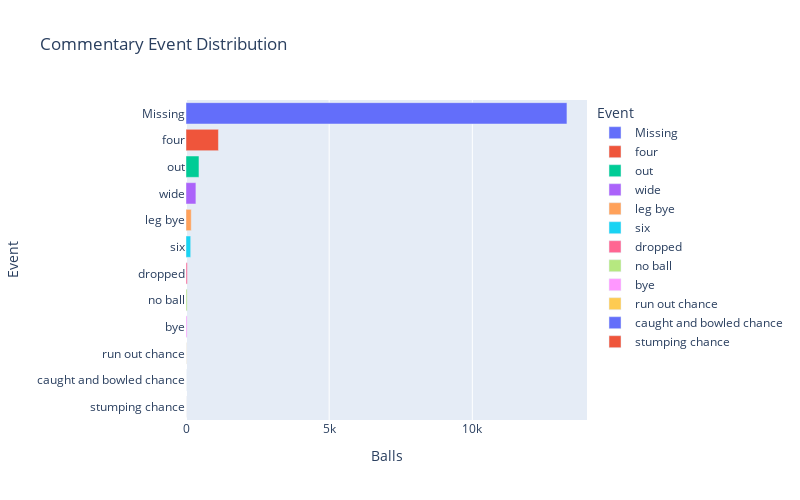

The cell this chart's notebook holds for it:
### Markdown cell above
### Commentary Event Distribution

### Code cell
df_commentary_event_types=df_commentary.event_type.value_counts(dropna=False).to_frame().reset_index()
df_commentary_event_types.columns=['event','ball_counts']
df_commentary_event_types['percent']=round(df_commentary_event_types['ball_counts']*100/sum(df_commentary_event_types['ball_counts']),2)
df_commentary_event_types.fillna('Missing',inplace=True)
fig = px.bar(df_commentary_event_types,title='Commentary Event Distribution', x='ball_counts',y='event',
             labels={'ball_counts':'Balls', 'event':'Event'},
             hover_data=['ball_counts', 'percent'],color='event',orientation='h',width=800,height=500)
fig.show()

### Figure 1 — Plotly figure (JSON) as saved in the notebook; plotly's stock layout.template omitted (floating-point values rounded to 4 significant figures)
{"data": [{"alignmentgroup": "True", "customdata": [[13305, 84.65]], "hovertemplate": "Event=%{y}<br>Balls=%{customdata[0]}<br>percent=%{customdata[1]}<extra></extra>", "legendgroup": "Missing", "marker": {"color": "#636efa"}, "name": "Missing", "offsetgroup": "Missing", "orientation": "h", "showlegend": true, "textposition": "auto", "type": "bar", "x": [13305], "xaxis": "x", "y": ["Missing"], "yaxis": "y"}, {"alignmentgroup": "True", "customdata": [[1133, 7.21]], "hovertemplate": "Event=%{y}<br>Balls=%{customdata[0]}<br>percent=%{customdata[1]}<extra></extra>", "legendgroup": "four", "marker": {"color": "#EF553B"}, "name": "four", "offsetgroup": "four", "orientation": "h", "showlegend": true, "textposition": "auto", "type": "bar", "x": [1133], "xaxis": "x", "y": ["four"], "yaxis": "y"}, {"alignmentgroup": "True", "customdata": [[453, 2.88]], "hovertemplate": "Event=%{y}<br>Balls=%{customdata[0]}<br>percent=%{customdata[1]}<extra></extra>", "legendgroup": "out", "marker": {"color": "#00cc96"}, "name": "out", "offsetgroup": "out", "orientation": "h", "showlegend": true, "textposition": "auto", "type": "bar", "x": [453], "xaxis": "x", "y": ["out"], "yaxis": "y"}, {"alignmentgroup": "True", "customdata": [[346, 2.2]], "hovertemplate": "Event=%{y}<br>Balls=%{customdata[0]}<br>percent=%{customdata[1]}<extra></extra>", "legendgroup": "wide", "marker": {"color": "#ab63fa"}, "name": "wide", "offsetgroup": "wide", "orientation": "h", "showlegend": true, "textposition": "auto", "type": "bar", "x": [346], "xaxis": "x", "y": ["wide"], "yaxis": "y"}, {"alignmentgroup": "True", "customdata": [[183, 1.16]], "hovertemplate": "Event=%{y}<br>Balls=%{customdata[0]}<br>percent=%{customdata[1]}<extra></extra>", "legendgroup": "leg bye", "marker": {"color": "#FFA15A"}, "name": "leg bye", "offsetgroup": "leg bye", "orientation": "h", "showlegend": true, "textposition": "auto", "type": "bar", "x": [183], "xaxis": "x", "y": ["leg bye"], "yaxis": "y"}, {"alignmentgroup": "True", "customdata": [[164, 1.04]], "hovertemplate": "Event=%{y}<br>Balls=%{customdata[0]}<br>percent=%{customdata[1]}<extra></extra>", "legendgroup": "six", "marker": {"color": "#19d3f3"}, "name": "six", "offsetgroup": "six", "orientation": "h", "showlegend": true, "textposition": "auto", "type": "bar", "x": [164], "xaxis": "x", "y": ["six"], "yaxis": "y"}, {"alignmentgroup": "True", "customdata": [[47, 0.3]], "hovertemplate": "Event=%{y}<br>Balls=%{customdata[0]}<br>percent=%{customdata[1]}<extra></extra>", "legendgroup": "dropped", "marker": {"color": "#FF6692"}, "name": "dropped", "offsetgroup": "dropped", "orientation": "h", "showlegend": true, "textposition": "auto", "type": "bar", "x": [47], "xaxis": "x", "y": ["dropped"], "yaxis": "y"}, {"alignmentgroup": "True", "customdata": [[41, 0.26]], "hovertemplate": "Event=%{y}<br>Balls=%{customdata[0]}<br>percent=%{customdata[1]}<extra></extra>", "legendgroup": "no ball", "marker": {"color": "#B6E880"}, "name": "no ball", "offsetgroup": "no ball", "orientation": "h", "showlegend": true, "textposition": "auto", "type": "bar", "x": [41], "xaxis": "x", "y": ["no ball"], "yaxis": "y"}, {"alignmentgroup": "True", "customdata": [[38, 0.24]], "hovertemplate": "Event=%{y}<br>Balls=%{customdata[0]}<br>percent=%{customdata[1]}<extra></extra>", "legendgroup": "bye", "marker": {"color": "#FF97FF"}, "name": "bye", "offsetgroup": "bye", "orientation": "h", "showlegend": true, "textposition": "auto", "type": "bar", "x": [38], "xaxis": "x", "y": ["bye"], "yaxis": "y"}, {"alignmentgroup": "True", "customdata": [[6, 0.04]], "hovertemplate": "Event=%{y}<br>Balls=%{customdata[0]}<br>percent=%{customdata[1]}<extra></extra>", "legendgroup": "run out chance", "marker": {"color": "#FECB52"}, "name": "run out chance", "offsetgroup": "run out chance", "orientation": "h", "showlegend": true, "textposition": "auto", "type": "bar", "x": [6], "xaxis": "x", "y": ["run out chance"], "yaxis": "y"}, {"alignmentgroup": "True", "customdata": [[1, 0.01]], "hovertemplate": "Event=%{y}<br>Balls=%{customdata[0]}<br>percent=%{customdata[1]}<extra></extra>", "legendgroup": "caught and bowled chance", "marker": {"color": "#636efa"}, "name": "caught and bowled chance", "offsetgroup": "caught and bowled chance", "orientation": "h", "showlegend": true, "textposition": "auto", "type": "bar", "x": [1], "xaxis": "x", "y": ["caught and bowled chance"], "yaxis": "y"}, {"alignmentgroup": "True", "customdata": [[1, 0.01]], "hovertemplate": "Event=%{y}<br>Balls=%{customdata[0]}<br>percent=%{customdata[1]}<extra></extra>", "legendgroup": "stumping chance", "marker": {"color": "#EF553B"}, "name": "stumping chance", "offsetgroup": "stumping chance", "orientation": "h", "showlegend": true, "textposition": "auto", "type": "bar", "x": [1], "xaxis": "x", "y": ["stumping chance"], "yaxis": "y"}], "layout": {"barmode": "relative", "height": 500, "legend": {"title": {"text": "Event"}, "tracegroupgap": 0}, "title": {"text": "Commentary Event Distribution"}, "width": 800, "xaxis": {"anchor": "y", "domain": [0, 1], "title": {"text": "Balls"}}, "yaxis": {"anchor": "x", "categoryarray": ["stumping chance", "caught and bowled chance", "run out chance", "bye", "no ball", "dropped", "six", "leg bye", "wide", "out", "four", "Missing"], "categoryorder": "array", "domain": [0, 1], "title": {"text": "Event"}}}}
